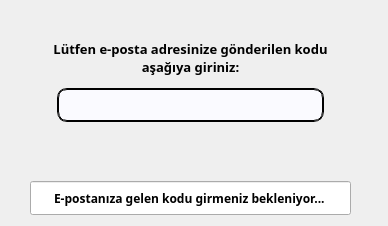
<?xml version="1.0" encoding="UTF-8"?>
<ui version="4.0">
 <class>MainWindow</class>
 <widget class="QMainWindow" name="MainWindow">
  <property name="geometry">
   <rect>
    <x>0</x>
    <y>0</y>
    <width>388</width>
    <height>226</height>
   </rect>
  </property>
  <property name="windowTitle">
   <string>Şifre Onay</string>
  </property>
  <property name="windowIcon">
   <iconset resource="icons.qrc">
    <normaloff>:/icons/logo.png</normaloff>:/icons/logo.png</iconset>
  </property>
  <widget class="QWidget" name="centralwidget">
   <widget class="QWidget" name="verticalLayoutWidget">
    <property name="geometry">
     <rect>
      <x>30</x>
      <y>40</y>
      <width>321</width>
      <height>175</height>
     </rect>
    </property>
    <layout class="QVBoxLayout" name="verticalLayout">
     <property name="spacing">
      <number>12</number>
     </property>
     <item>
      <widget class="QLabel" name="label">
       <property name="font">
        <font>
         <family>Bahnschrift SemiBold</family>
         <pointsize>10</pointsize>
         <weight>75</weight>
         <bold>true</bold>
        </font>
       </property>
       <property name="text">
        <string>Lütfen e-posta adresinize gönderilen kodu
aşağıya giriniz:</string>
       </property>
       <property name="alignment">
        <set>Qt::AlignCenter</set>
       </property>
      </widget>
     </item>
     <item>
      <layout class="QHBoxLayout" name="horizontalLayout">
       <item>
        <spacer name="horizontalSpacer">
         <property name="orientation">
          <enum>Qt::Horizontal</enum>
         </property>
         <property name="sizeType">
          <enum>QSizePolicy::Preferred</enum>
         </property>
         <property name="sizeHint" stdset="0">
          <size>
           <width>27</width>
           <height>20</height>
          </size>
         </property>
        </spacer>
       </item>
       <item>
        <widget class="QLineEdit" name="lineEdit">
         <property name="sizePolicy">
          <sizepolicy hsizetype="Preferred" vsizetype="Preferred">
           <horstretch>0</horstretch>
           <verstretch>0</verstretch>
          </sizepolicy>
         </property>
         <property name="font">
          <font>
           <family>Bahnschrift SemiBold</family>
           <weight>75</weight>
           <bold>true</bold>
          </font>
         </property>
         <property name="styleSheet">
          <string notr="true">border-radius: 10px; border: 2px groove black; background-color: rgb(250, 250, 255); </string>
         </property>
         <property name="alignment">
          <set>Qt::AlignCenter</set>
         </property>
        </widget>
       </item>
       <item>
        <spacer name="horizontalSpacer_2">
         <property name="font">
          <font>
           <family>Bahnschrift SemiBold</family>
           <weight>75</weight>
           <bold>true</bold>
          </font>
         </property>
         <property name="orientation">
          <enum>Qt::Horizontal</enum>
         </property>
         <property name="sizeType">
          <enum>QSizePolicy::Preferred</enum>
         </property>
         <property name="sizeHint" stdset="0">
          <size>
           <width>27</width>
           <height>20</height>
          </size>
         </property>
        </spacer>
       </item>
      </layout>
     </item>
     <item>
      <widget class="QLabel" name="label_2">
       <property name="font">
        <font>
         <family>Bahnschrift SemiBold</family>
         <pointsize>10</pointsize>
         <weight>75</weight>
         <bold>true</bold>
        </font>
       </property>
       <property name="text">
        <string/>
       </property>
       <property name="alignment">
        <set>Qt::AlignCenter</set>
       </property>
      </widget>
     </item>
     <item>
      <widget class="QLineEdit" name="lineEdit_info">
       <property name="sizePolicy">
        <sizepolicy hsizetype="Expanding" vsizetype="Preferred">
         <horstretch>0</horstretch>
         <verstretch>0</verstretch>
        </sizepolicy>
       </property>
       <property name="font">
        <font>
         <family>Bahnschrift SemiBold</family>
         <weight>75</weight>
         <bold>true</bold>
        </font>
       </property>
       <property name="text">
        <string>E-postanıza gelen kodu girmeniz bekleniyor...</string>
       </property>
       <property name="alignment">
        <set>Qt::AlignCenter</set>
       </property>
       <property name="readOnly">
        <bool>true</bool>
       </property>
       <property name="clearButtonEnabled">
        <bool>false</bool>
       </property>
      </widget>
     </item>
    </layout>
   </widget>
   <widget class="QLabel" name="label_temp_email">
    <property name="geometry">
     <rect>
      <x>70</x>
      <y>10</y>
      <width>55</width>
      <height>16</height>
     </rect>
    </property>
    <property name="text">
     <string/>
    </property>
   </widget>
  </widget>
 </widget>
 <resources>
  <include location="icons.qrc"/>
 </resources>
 <connections/>
</ui>
